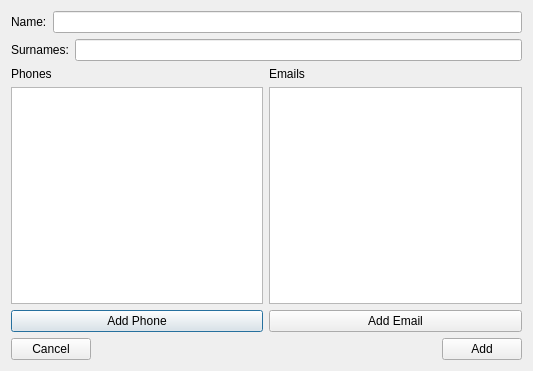
<?xml version="1.0" encoding="UTF-8"?>
<ui version="4.0">
 <class>AddCustomerAddLocationAddContact</class>
 <widget class="QDialog" name="AddCustomerAddLocationAddContact">
  <property name="windowModality">
   <enum>Qt::WindowModal</enum>
  </property>
  <property name="geometry">
   <rect>
    <x>0</x>
    <y>0</y>
    <width>533</width>
    <height>371</height>
   </rect>
  </property>
  <property name="windowTitle">
   <string>Dialog</string>
  </property>
  <layout class="QVBoxLayout" name="verticalLayout_3">
   <item>
    <layout class="QHBoxLayout" name="horizontalLayout_2">
     <item>
      <widget class="QLabel" name="label">
       <property name="text">
        <string>Name:</string>
       </property>
      </widget>
     </item>
     <item>
      <widget class="QLineEdit" name="nameLineEdit"/>
     </item>
    </layout>
   </item>
   <item>
    <layout class="QHBoxLayout" name="horizontalLayout">
     <item>
      <widget class="QLabel" name="label_2">
       <property name="text">
        <string>Surnames:</string>
       </property>
      </widget>
     </item>
     <item>
      <widget class="QLineEdit" name="surnamesLineEdit"/>
     </item>
    </layout>
   </item>
   <item>
    <layout class="QHBoxLayout" name="horizontalLayout_4">
     <item>
      <layout class="QVBoxLayout" name="verticalLayout_2">
       <item>
        <widget class="QLabel" name="label_3">
         <property name="text">
          <string>Phones</string>
         </property>
        </widget>
       </item>
       <item>
        <widget class="QTableView" name="phonesTableView"/>
       </item>
       <item>
        <widget class="QPushButton" name="addPhoneButton">
         <property name="text">
          <string>Add Phone</string>
         </property>
        </widget>
       </item>
      </layout>
     </item>
     <item>
      <layout class="QVBoxLayout" name="verticalLayout">
       <item>
        <widget class="QLabel" name="label_4">
         <property name="text">
          <string>Emails</string>
         </property>
        </widget>
       </item>
       <item>
        <widget class="QTableView" name="emailsTableView"/>
       </item>
       <item>
        <widget class="QPushButton" name="addEmailButton">
         <property name="text">
          <string>Add Email</string>
         </property>
        </widget>
       </item>
      </layout>
     </item>
    </layout>
   </item>
   <item>
    <layout class="QHBoxLayout" name="horizontalLayout_3">
     <item>
      <widget class="QPushButton" name="cancelButton">
       <property name="text">
        <string>Cancel</string>
       </property>
      </widget>
     </item>
     <item>
      <spacer name="horizontalSpacer">
       <property name="orientation">
        <enum>Qt::Horizontal</enum>
       </property>
       <property name="sizeHint" stdset="0">
        <size>
         <width>40</width>
         <height>20</height>
        </size>
       </property>
      </spacer>
     </item>
     <item>
      <widget class="QPushButton" name="addButton">
       <property name="text">
        <string>Add</string>
       </property>
      </widget>
     </item>
    </layout>
   </item>
  </layout>
  <zorder>label</zorder>
  <zorder>nameLineEdit</zorder>
  <zorder>surnamesLineEdit</zorder>
  <zorder>label_2</zorder>
  <zorder>nameLineEdit</zorder>
  <zorder>phonesTableView</zorder>
  <zorder>emailsTableView</zorder>
  <zorder>label_3</zorder>
  <zorder>label_4</zorder>
  <zorder>addPhoneButton</zorder>
  <zorder>addEmailButton</zorder>
  <zorder>addButton</zorder>
  <zorder>cancelButton</zorder>
 </widget>
 <resources/>
 <connections/>
</ui>
